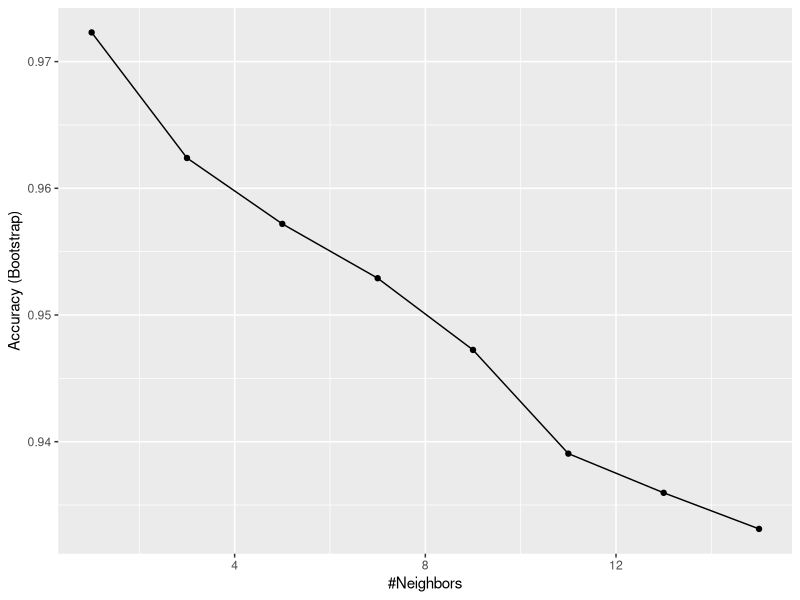
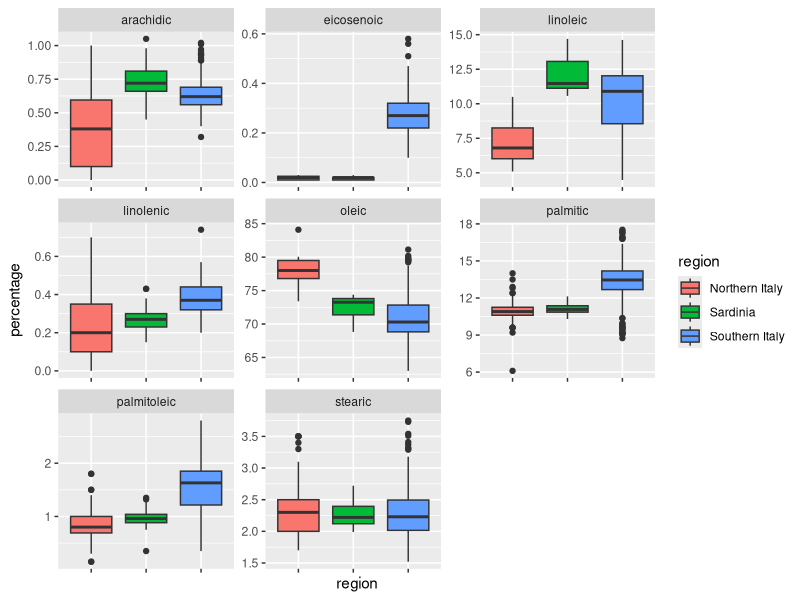
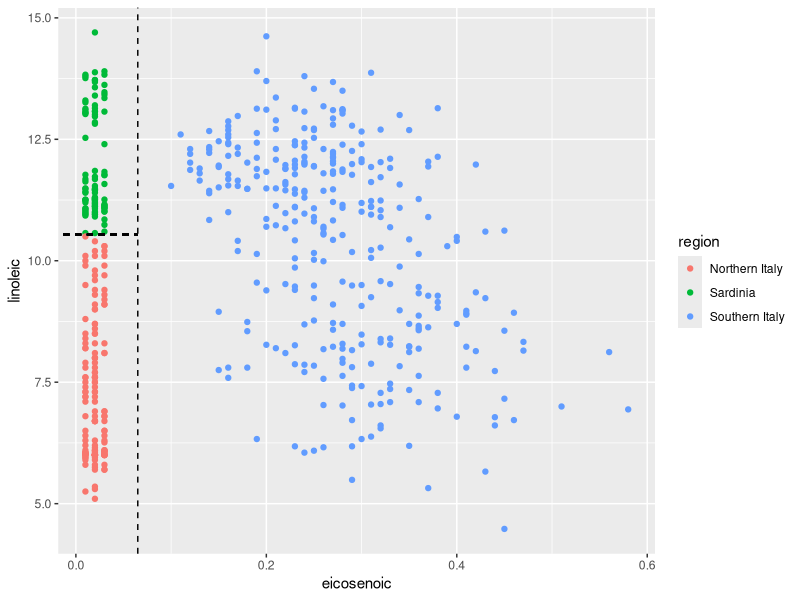
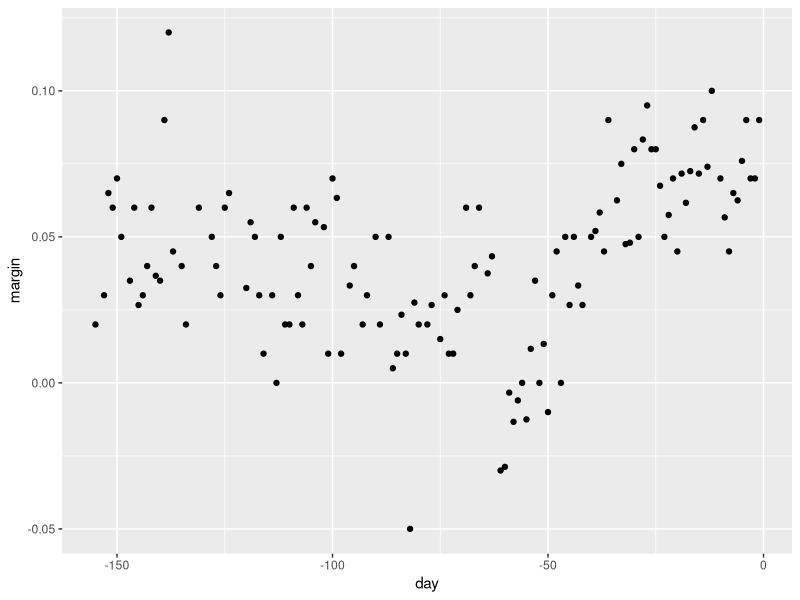
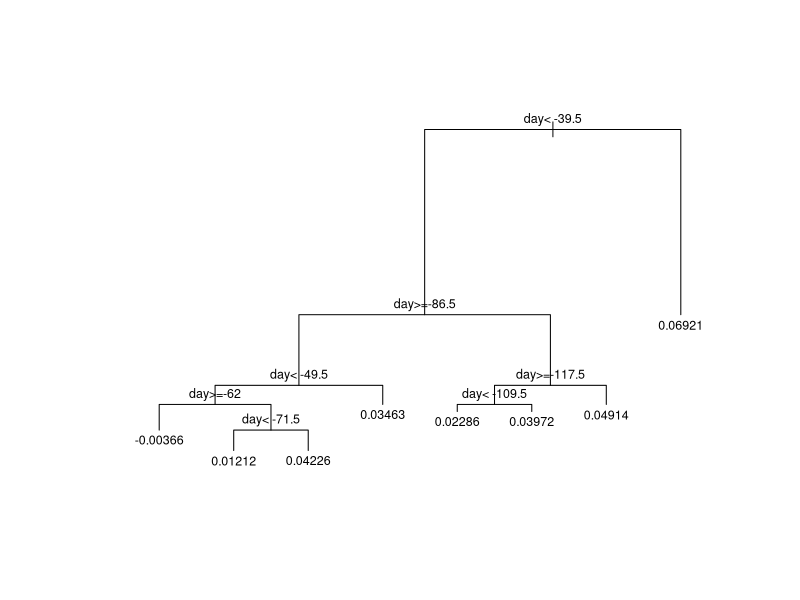
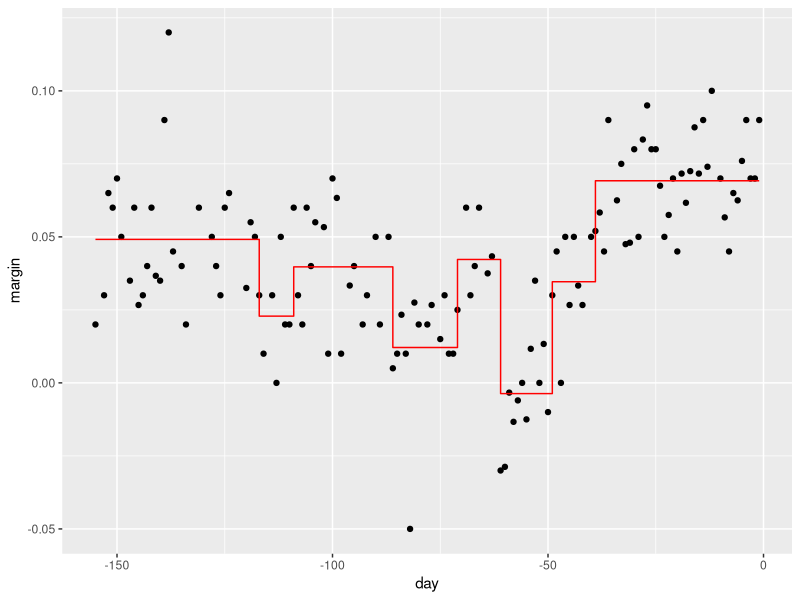
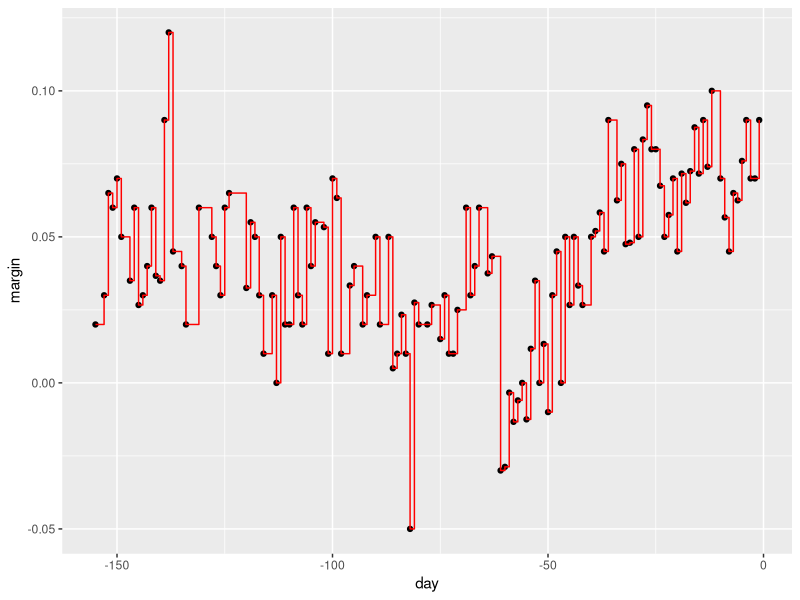
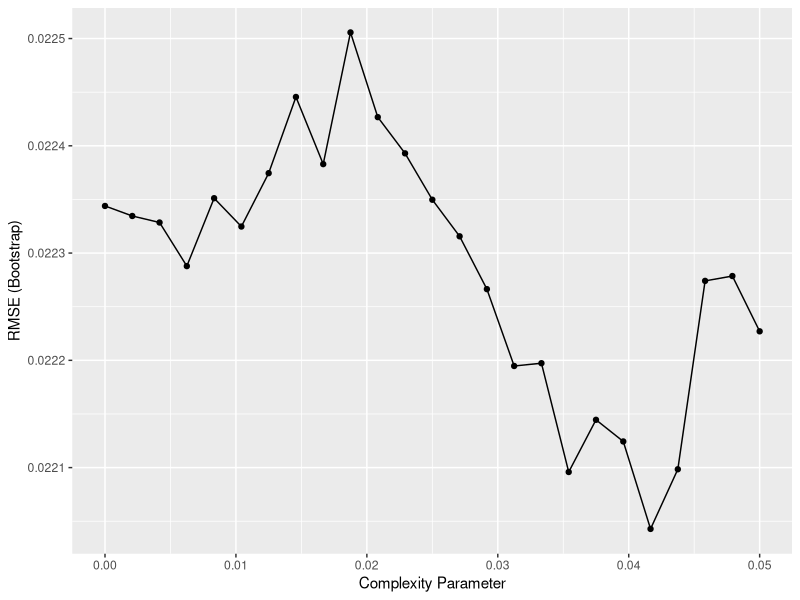

The R source for these figures, in order: (Note: this script raises an error after producing the figures.)
# Load data
library(tidyverse)
library(dslabs)
data("olive")
olive %>% as_tibble()
table(olive$region)
olive <- select(olive, -area)

# Predict region using KNN
library(caret)
fit <- train(region ~ .,  method = "knn", 
             tuneGrid = data.frame(k = seq(1, 15, 2)), 
             data = olive)
ggplot(fit)

# Plot distribution of each predictor stratified by region
olive %>% gather(fatty_acid, percentage, -region) %>%
  ggplot(aes(region, percentage, fill = region)) +
  geom_boxplot() +
  facet_wrap(~fatty_acid, scales = "free") +
  theme(axis.text.x = element_blank())

# plot values for eicosenoic and linoleic
p <- olive %>% 
  ggplot(aes(eicosenoic, linoleic, color = region)) + 
  geom_point()
p + geom_vline(xintercept = 0.065, lty = 2) + 
  geom_segment(x = -0.2, y = 10.54, xend = 0.065, yend = 10.54, color = "black", lty = 2)

# load data for regression tree
data("polls_2008")
qplot(day, margin, data = polls_2008)

library(rpart)
fit <- rpart(margin ~ ., data = polls_2008)

# visualize the splits 
plot(fit, margin = 0.1)
text(fit, cex = 0.75)
polls_2008 %>% 
  mutate(y_hat = predict(fit)) %>% 
  ggplot() +
  geom_point(aes(day, margin)) +
  geom_step(aes(day, y_hat), col="red")

# change parameters
fit <- rpart(margin ~ ., data = polls_2008, control = rpart.control(cp = 0, minsplit = 2))
polls_2008 %>% 
  mutate(y_hat = predict(fit)) %>% 
  ggplot() +
  geom_point(aes(day, margin)) +
  geom_step(aes(day, y_hat), col="red")

# use cross validation to choose cp
library(caret)
train_rpart <- train(margin ~ ., method = "rpart", tuneGrid = data.frame(cp = seq(0, 0.05, len = 25)), data = polls_2008)
ggplot(train_rpart)

# access the final model and plot it
plot(train_rpart$finalModel, margin = 0.1)
text(train_rpart$finalModel, cex = 0.75)
polls_2008 %>% 
  mutate(y_hat = predict(train_rpart)) %>% 
  ggplot() +
  geom_point(aes(day, margin)) +
  geom_step(aes(day, y_hat), col="red")

# prune the tree 
pruned_fit <- prune(fit, cp = 0.01)


# fit a classification tree and plot it
train_rpart <- train(y ~ .,
                     method = "rpart",
                     tuneGrid = data.frame(cp = seq(0.0, 0.1, len = 25)),
                     data = mnist_27$train)
plot(train_rpart)

# compute accuracy
confusionMatrix(predict(train_rpart, mnist_27$test), mnist_27$test$y)$overall["Accuracy"]







library(randomForest)
fit <- randomForest(margin~., data = polls_2008) 
plot(fit)

polls_2008 %>%
  mutate(y_hat = predict(fit, newdata = polls_2008)) %>% 
  ggplot() +
  geom_point(aes(day, margin)) +
  geom_line(aes(day, y_hat), col="red")

library(randomForest)
train_rf <- randomForest(y ~ ., data=mnist_27$train)
confusionMatrix(predict(train_rf, mnist_27$test), mnist_27$test$y)$overall["Accuracy"]

# use cross validation to choose parameter
#library(Rborist)
train_rf_2 <- train(y ~ .,
                    method = "Rborist",
                    tuneGrid = data.frame(predFixed = 2, minNode = c(3, 50)),
                    data = mnist_27$train)
confusionMatrix(predict(train_rf_2, mnist_27$test), mnist_27$test$y)$overall["Accuracy"]
